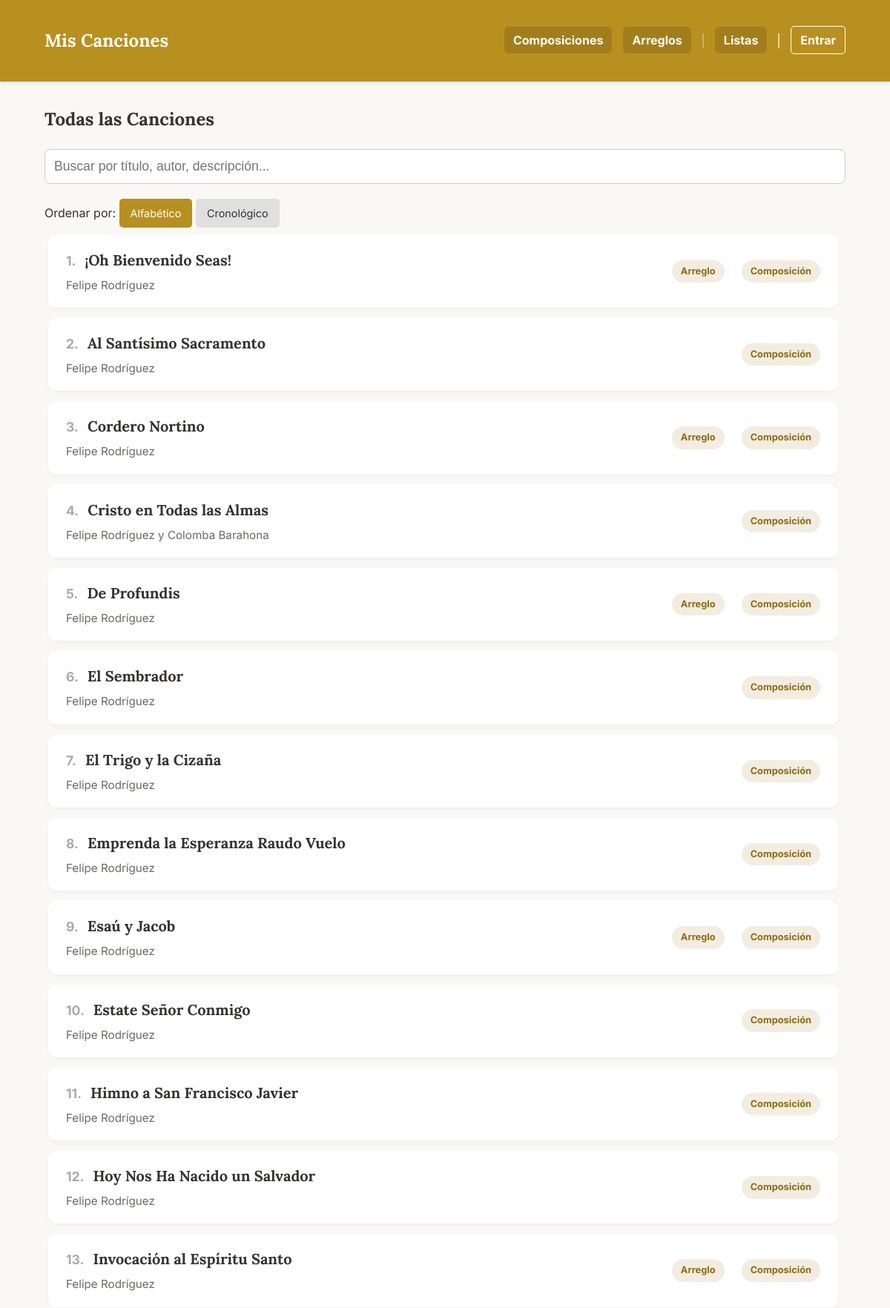
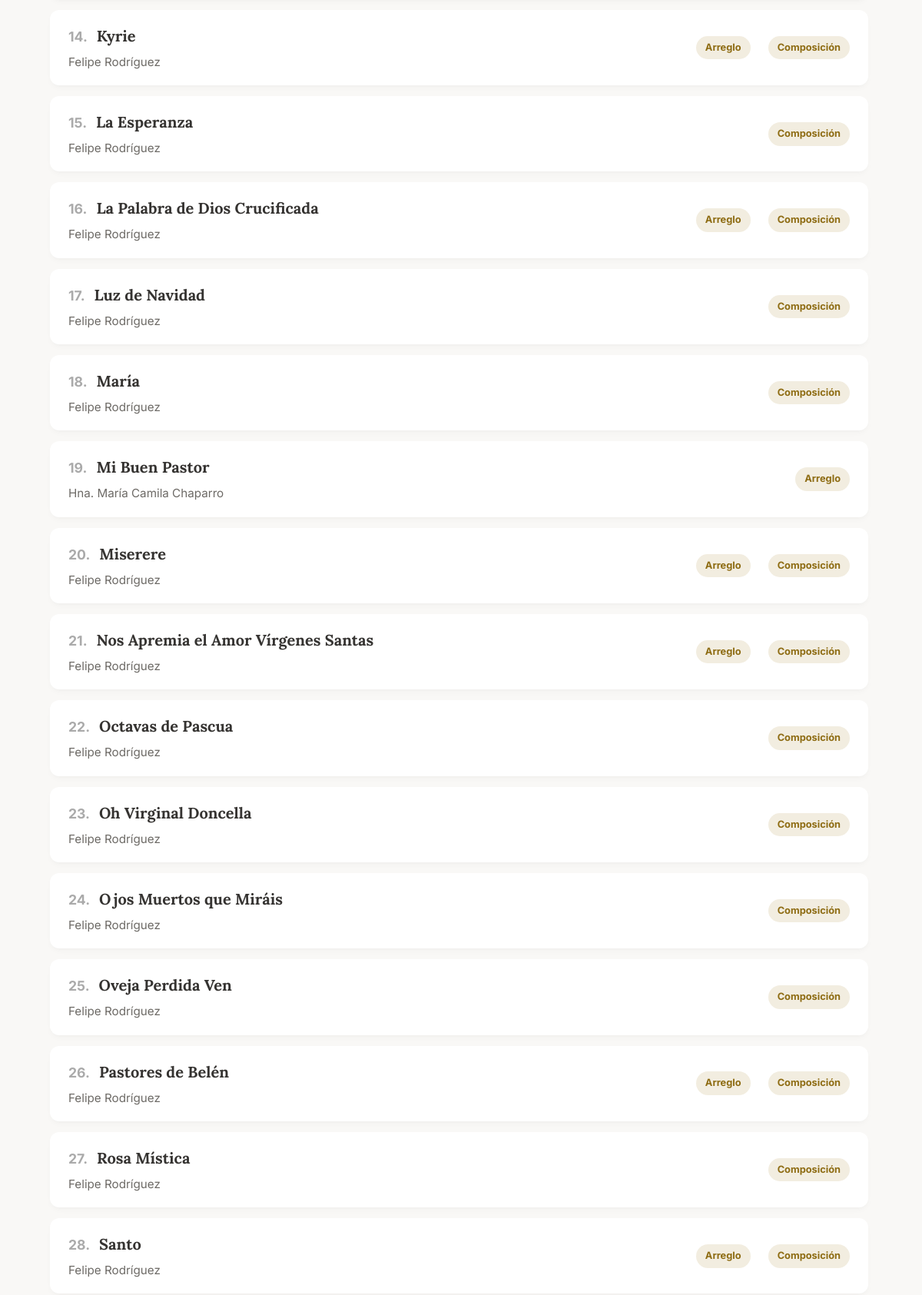
The page / (upper part) on the database its author committed (2 pictures, top to bottom).
### app.py (models this page shows, shortened)
class Cancion(db.Model):
    id = db.Column(db.Integer, primary_key=True)
    titulo = db.Column(db.String(150), nullable=False)
    musica = db.Column(db.String(100))
    letra = db.Column(db.String(100))
    adaptacion = db.Column(db.String(100))
    idioma = db.Column(db.String(50))
    dia = db.Column(db.Integer, nullable=True)
    mes = db.Column(db.Integer, nullable=True)
    anio = db.Column(db.Integer)
    descripcion = db.Column(db.Text)
    audio = db.Column(db.String(150))
    letras_acordes = db.Column(db.String(150)) # Antes 'partitura' (PDF)
    partitura = db.Column(db.String(150))      # Antes 'partitura_xml' (MusicXML)
    midi = db.Column(db.String(150))           # Archivo MIDI
    tags_json = db.Column(db.String(500))
    tipo = db.Column(db.String(50), nullable=False, default='local')
    categorias_json = db.Column(db.String(200))
    youtube_video_embed = db.Column(db.Text)
    youtube_audio_embed = db.Column(db.Text)
    @property
    def categorias(self):
        return json.loads(self.categorias_json) if self.categorias_json else []

### app.py (the view)
@app.route('/')
def index():
    all_songs = Cancion.query.all()
    filtered_songs, search_query = search_songs(all_songs)
    sort_by = request.args.get('sort_by', 'alfabetico') # Por defecto, alfabético
    if sort_by == 'cronologico':
        def get_song_order_cronologico(song):
            anio = song.anio if song.anio is not None else 0
            mes = song.mes if song.mes is not None else 0
            dia = song.dia if song.dia is not None else 0
            return (anio, mes, dia)
        filtered_songs.sort(key=lambda song: (get_song_order_cronologico(song), (0, song.titulo) if song.titulo.startswith('¡') else (1, song.titulo)), reverse=True)
    else: # 'alfabetico' o cualquier otro caso
        filtered_songs.sort(key=lambda x: (0, x.titulo) if x.titulo.startswith('¡') else (1, x.titulo))
    return render_template('index.html', composiciones=filtered_songs, search_query=search_query, page_context='index', sort_by=sort_by)

### app.py (called while the page is built, shortened)
@app.template_filter('sort_categories_for_page')
def sort_categories_for_page(categories, page_context='default'):
    sorted_cats = list(categories) # Crear una copia para no modificar la original
    if page_context == 'arreglos':
        sorted_cats.sort(key=lambda x: (x != 'Composición', x != 'Arreglo'))
    else:
        sorted_cats.sort(key=lambda x: (x != 'Arreglo', x != 'Composición'))
    return sorted_cats

def search_songs(base_songs):
    search_query = request.args.get('search', '').strip()
    if not search_query:
        return base_songs, search_query

### templates/index.html
{% extends "base.html" %}
{% block content %}
    <h2>Todas las Canciones</h2>
    {% include '_filters.html' %}
    {% include '_sort_dropdown.html' %}
    <div class="lista-scroll" id="song-list-container">
        {% include '_song_list.html' %}
    </div>
{% endblock %}

### templates/_song_list.html
<div class="lista-composiciones">
    {% for obra in composiciones %}
        <a href="{{ url_for('ver_composicion', comp_id=obra.id, context=page_context, tag_name=tag_nombre, search=search_query, sort_by=sort_by) }}" class="tarjeta-obra">
            <div class="info-tarjeta">
                <div class="song-title-with-number">
                    <span class="song-number">{{ loop.index }}.</span>
                    <h3>{{ obra.titulo }}</h3>
                </div>
                <p>{{ obra.musica }}</p>
            </div>
            <div class="categoria-tags-container">
                {% if obra.categorias %}
                    {% for cat in obra.categorias | sort_categories_for_page(page_context) %}
                        <span class="categoria-tag">{{ cat }}</span>
                    {% endfor %}
                {% endif %}
            </div>
        </a>
    {% else %}
        <p style="padding: 20px;">No se encontraron canciones que coincidan con tu búsqueda.</p>
    {% endfor %}
</div>

### static/style.css (style rules this page uses)
:root { --color-principal: #b89020; --color-fondo: #f9f8f6; --color-boton-nav: #a27e1b; --color-texto: #353331; --color-acento: #dcb33f; --color-blanco: #ffffff; }
body { font-family: 'Inter', sans-serif; background-color: var(--color-fondo); color: var(--color-texto); margin: 0; line-height: 1.6; }
h1, h2, h3, h4, h5, h6, .brand-logo { font-family: 'Lora', serif; font-weight: 700; }
.lista-scroll { height: 85vh; overflow-y: auto; border: none; background-color: transparent; padding-right: 5px; }
.lista-composiciones { display: block; padding: 10px 5px; }
.tarjeta-obra { display: flex; justify-content: space-between; align-items: center; border-bottom: none; text-decoration: none; color: var(--color-texto); background-color: var(--color-blanco); border-radius: 12px; margin-bottom: 14px; box-shadow: 0 4px 8px -2px rgba(0, 0, 0, 0.04), 0 2px 4px -1px rgba(0, 0, 0, 0.02); transition: transform 0.25s cubic-bezier(0.4, 0, 0.2, 1), box-shadow 0.25s cubic-bezier(0.4, 0, 0.2, 1), background-color 0.2s; padding: 18px 24px; }
.song-title-with-number { display: flex; align-items: baseline; gap: 12px; }
.song-number { color: #aaa; font-weight: bold; font-size: 1.1em; }
.info-tarjeta { padding: 0; }
.info-tarjeta h3 { margin: 0 0 6px 0; font-size: 1.25em; color: var(--color-texto); }
.info-tarjeta p { margin: 0; color: #6d6a66; font-size: 0.95em; }
.categoria-tags-container { display: flex; gap: 8px; }
.categoria-tag { background-color: #f2ede0; color: #8e6c13; font-size: 0.8em; font-weight: bold; padding: 5px 12px; border-radius: 20px; margin-left: 15px; white-space: nowrap; transition: background-color 0.2s; }

### rows shown on the page
Cancion: titulo "¡Oh Bienvenido Seas!", musica "Felipe Rodríguez", cat "Arreglo" "Composición"
Cancion: titulo "Al Santísimo Sacramento", musica "Felipe Rodríguez", cat "Composición"
Cancion: titulo "Cordero Nortino", musica "Felipe Rodríguez", cat "Arreglo" "Composición"
Cancion: titulo "Cristo en Todas las Almas", musica "Felipe Rodríguez y Colomba Barahona", cat "Composición"
Cancion: titulo "De Profundis", musica "Felipe Rodríguez", cat "Arreglo" "Composición"
Cancion: titulo "El Sembrador", musica "Felipe Rodríguez", cat "Composición"
Cancion: titulo "El Trigo y la Cizaña", musica "Felipe Rodríguez", cat "Composición"
Cancion: titulo "Emprenda la Esperanza Raudo Vuelo", musica "Felipe Rodríguez", cat "Composición"
Cancion: titulo "Esaú y Jacob", musica "Felipe Rodríguez", cat "Arreglo" "Composición"
Cancion: titulo "Estate Señor Conmigo", musica "Felipe Rodríguez", cat "Composición"
Cancion: titulo "Himno a San Francisco Javier", musica "Felipe Rodríguez", cat "Composición"
Cancion: titulo "Hoy Nos Ha Nacido un Salvador", musica "Felipe Rodríguez", cat "Composición"
Cancion: titulo "Invocación al Espíritu Santo", musica "Felipe Rodríguez", cat "Arreglo" "Composición"
Cancion: titulo "Kyrie", musica "Felipe Rodríguez", cat "Arreglo" "Composición"
Cancion: titulo "La Esperanza", musica "Felipe Rodríguez", cat "Composición"
Cancion: titulo "La Palabra de Dios Crucificada", musica "Felipe Rodríguez", cat "Arreglo" "Composición"
Cancion: titulo "Luz de Navidad", musica "Felipe Rodríguez", cat "Composición"
Cancion: titulo "María", musica "Felipe Rodríguez", cat "Composición"
Cancion: titulo "Mi Buen Pastor", musica "Hna. María Camila Chaparro", cat "Arreglo"
Cancion: titulo "Miserere", musica "Felipe Rodríguez", cat "Arreglo" "Composición"
Cancion: titulo "Nos Apremia el Amor Vírgenes Santas", musica "Felipe Rodríguez", cat "Arreglo" "Composición"
Cancion: titulo "Octavas de Pascua", musica "Felipe Rodríguez", cat "Composición"
Cancion: titulo "Oh Virginal Doncella", musica "Felipe Rodríguez", cat "Composición"
Cancion: titulo "Ojos Muertos que Miráis", musica "Felipe Rodríguez", cat "Composición"
Cancion: titulo "Oveja Perdida Ven", musica "Felipe Rodríguez", cat "Composición"
Cancion: titulo "Pastores de Belén", musica "Felipe Rodríguez", cat "Arreglo" "Composición"
Cancion: titulo "Rosa Mística", musica "Felipe Rodríguez", cat "Composición"
Cancion: titulo "Santo", musica "Felipe Rodríguez", cat "Arreglo" "Composición"
